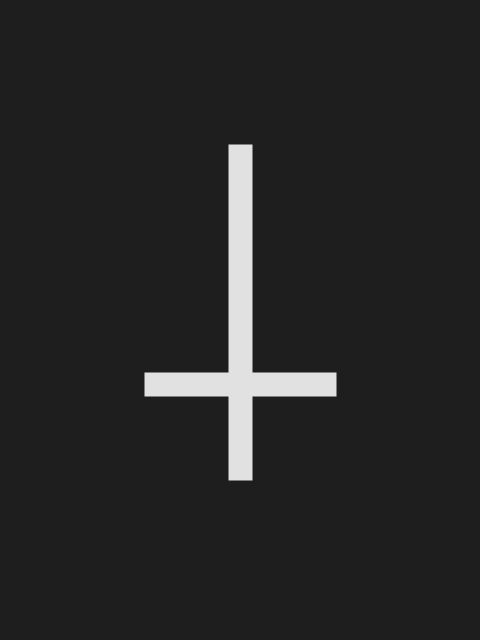
Frame 1 (no input)
Frame 2 (the mouse pressed at the canvas centre, redrawn once): identical to frame 1, image omitted

The Processing sketch that drew this single still picture (run headless with seeded random() and noise(); the mouse was pressed at the canvas centre and the sketch redrawn once):

// Processing sketch: exorcist_the
// ── exorcist_the.pde
// Manuale di Programmazione Cinematografica
// Daniele Olmisani, 2019

// The Exorcist (1973)


final color PAPER = color(30);
final color INK = color(225);


void setup() {
  size(480, 640);
  noLoop();
}


void draw() {
  
  final float S =  min(width, height);
  final float U = 0.002;
  
  translate(0.5*width, 0.6*height);
  scale(S);
  
  background(PAPER);
  
  stroke(INK);
  strokeWeight(25*U);
  strokeCap(SQUARE);
  
  line( 0.0,  0.2,  0.0, -0.5);
  line(-0.2,  0.0,  0.2,  0.0);
  
  save("the-exorcist.png");
}
